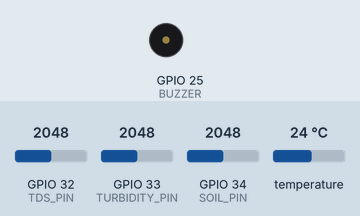
This sketch was run on a simulated ESP32. On the bench: buzzer (waves = sounding, pin HIGH). Inputs (shaded band) come from the test bench; at power-on: GPIO 32 (TDS_PIN) = 2048, GPIO 33 (TURBIDITY_PIN) = 2048, GPIO 34 (SOIL_PIN) = 2048, temperature 24 °C. WiFi joins after 1.5 s; servers stay silent unless stated; what the sketch prints to the serial monitor is not drawn.

Above: at 3.2 s.
At 10.1 s:
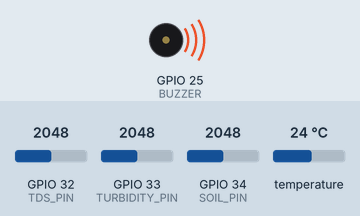
Timing chart, 0 to 11.0 s (numbered marks = the images above):
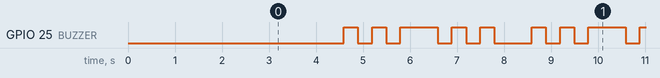

Measured:
- by itself, GPIO 25 (BUZZER): repeats every 4.0 s: LOW 0.30 s, HIGH 0.30 s, LOW 0.30 s, HIGH 0.80 s, 2 × (LOW 0.30 s, HIGH 0.30 s), LOW 0.80 s, HIGH 0.30 s
- by itself, everything shown: repeats every 4.0 s, in 10 steps

The sketch:

waterQuality.ino
```cpp
#define BLYNK_PRINT Serial
#define BLYNK_TEMPLATE_ID "TMPL3rCaiW6dt"
#define BLYNK_TEMPLATE_NAME "IOT Project"
#define BLYNK_AUTH_TOKEN "PloBVZAJuXX3topbpdp0ccvqB6Zn8OWr"

#include <WiFi.h>
#include <BlynkSimpleEsp32.h>
#include <OneWire.h>
#include <DallasTemperature.h>

char auth[] = BLYNK_AUTH_TOKEN;

char ssid[] = "projectwifi";
char pass[] = "source.pyc";

BlynkTimer timer;

// ---------- SENSOR PINS ----------
#define BUZZER 25
#define TDS_PIN 32          //ADC PIN

#define SOIL_PIN 34       // ADC PIN

#define TURBIDITY_PIN 33      //  SAFE ADC
#define ONE_WIRE_BUS 4        // SAFE


// ---------- DS18B20 ----------
OneWire oneWire(ONE_WIRE_BUS);
DallasTemperature sensors(&oneWire);

// ---------- VARIABLES ----------
float temperature = 0;
int tdsValue = 0;
int turbidityValue = 0;
int soilRaw = 0;
int soilPercent = 0;

bool buzzerState = false;

unsigned long buzzerMillis = 0;
const int buzzerInterval = 300;

// ---------- SENSOR + BLYNK TASK ----------
void sensorAndUploadTask()
{
  Serial.println("----- SENSOR UPDATE -----");

  // Read Sensors
  tdsValue = analogRead(TDS_PIN);
  turbidityValue = analogRead(TURBIDITY_PIN);
  soilRaw = analogRead(SOIL_PIN);

  // Convert Soil to Percentage
  soilPercent = map(soilRaw, 4095, 1500, 0, 100);
  soilPercent = constrain(soilPercent, 0, 100);

  // Temperature with error checking
  sensors.requestTemperatures();
  temperature = sensors.getTempCByIndex(0);

  // Check for invalid temperature
  if (temperature == -127.00 || temperature == 85.00) {
    temperature = 0;  // or handle appropriately
    Serial.println("Temperature sensor error!");
  }

  // Serial Print
  Serial.print("TDS: "); Serial.println(tdsValue);
  Serial.print("Turbidity: "); Serial.println(turbidityValue);
  Serial.print("Temperature: "); Serial.println(temperature);
  Serial.print("Soil Raw: "); Serial.println(soilRaw);
  Serial.print("Soil %: "); Serial.println(soilPercent);

  // Buzzer condition
  if (tdsValue > 1500 || turbidityValue > 2000 || soilPercent < 20)
    buzzerState = true;
  else
    buzzerState = false;

  // Upload
  if (Blynk.connected())
  {
    Blynk.virtualWrite(V0, temperature);
    Blynk.virtualWrite(V1, turbidityValue);
    Blynk.virtualWrite(V2, tdsValue);
    Blynk.virtualWrite(V3, soilPercent);
  }

  Serial.println("--------------------------\n");
}
// ---------- BUZZER ----------
void buzzerTask()
{
  if (!buzzerState)
  {
    digitalWrite(BUZZER, LOW);
    return;
  }

  if (millis() - buzzerMillis > buzzerInterval)
  {
    buzzerMillis = millis();
    digitalWrite(BUZZER, !digitalRead(BUZZER));
  }
}

// ---------- SETUP ----------
void setup()
{
  Serial.begin(115200);

  pinMode(BUZZER, OUTPUT);

  sensors.begin();

 WiFi.begin(ssid, pass);

Serial.print("Connecting WiFi");
while (WiFi.status() != WL_CONNECTED)
{
  delay(500);
  Serial.print(".");
}
Serial.println("\nWiFi Connected!");
Serial.println(WiFi.localIP());
  Blynk.begin(auth, ssid, pass);

  timer.setInterval(2000L, sensorAndUploadTask);
}

// ---------- LOOP ----------
void loop()
{
  if (!Blynk.connected()) {
    if (WiFi.status() == WL_CONNECTED) {
      Blynk.connect();
    } else {
      WiFi.reconnect();
    }
  }

  Blynk.run();
  timer.run();
  buzzerTask();
}
```
